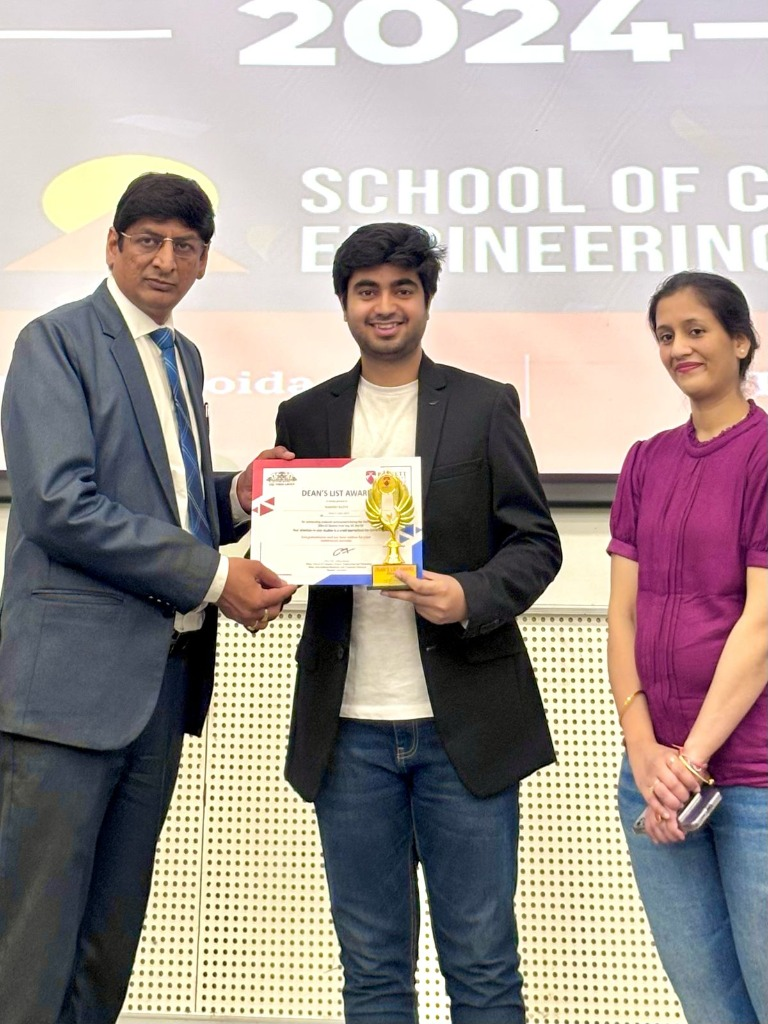
#> input picture real/test_ceremony.jpg, 768 x 1024 px
$ python -i predict.py   (imports and definitions only)   (older library calls are emulated)
#> lines starting #> are read from the running program, lines starting #| are printed output that depends on the picture
import os
import sys
import pickle
from PIL import Image
import numpy as np
import cv2
import pillow_heif

# Register HEIF opener so PIL can open HEIC files
# [1 line not run here, left out]

# Image dimensions
IMG_SIZE = 512

# Precompute radial coordinates
y_coords, x_coords = np.indices((IMG_SIZE, IMG_SIZE))
center_y, center_x = IMG_SIZE // 2, IMG_SIZE // 2
distances = np.sqrt((x_coords - center_x)**2 + (y_coords - center_y)**2)

# Define radial bins (concentric rings from radius 20 to 250)
num_bins = 12
bin_edges = np.linspace(20, 250, num_bins + 1)
radial_masks = []
# [3 lines not run here, left out]

def extract_features(path: str):
    """
    Extracts the identical 123-feature vector as train.py.
    """
#> called with path = '../real/test_ceremony.jpg'
    try:
        img = Image.open(path)
#> img is the input picture: PIL image 768x1024 RGB; mean R, G, B 161.1, 151.5, 147.2
        img = img.resize((IMG_SIZE, IMG_SIZE), Image.Resampling.BILINEAR)
#> img: PIL image 512x512 RGB
        img_np = np.array(img.convert("RGB"))
        gray = cv2.cvtColor(img_np, cv2.COLOR_RGB2GRAY)
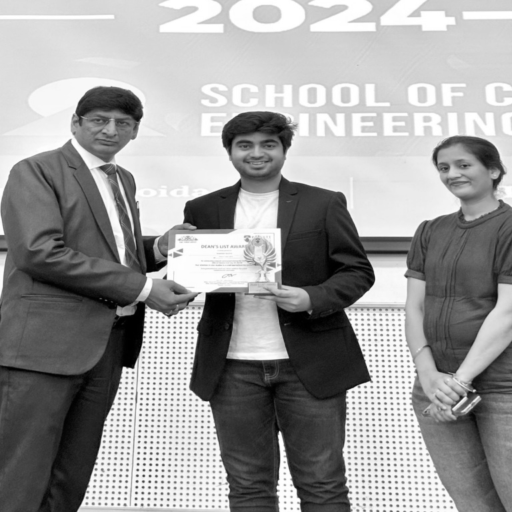
#> gray: shape (512, 512); min 0, max 255, mean 153.9
        hsv = cv2.cvtColor(img_np, cv2.COLOR_RGB2HSV)
#> hsv: shape (512, 512, 3); mean H, S, V 72.2, 56.6, 167.8

        features = []

        # 1. Sharpness & Edge Features
        lap_var = cv2.Laplacian(gray, cv2.CV_64F).var()
#> lap_var = 757.1
        features.append(lap_var)

        sobelx = cv2.Sobel(gray, cv2.CV_64F, 1, 0, ksize=3)
        sobely = cv2.Sobel(gray, cv2.CV_64F, 0, 1, ksize=3)
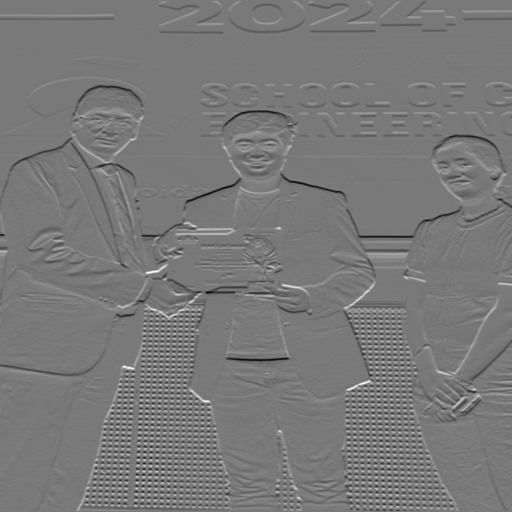
#> sobely: shape (512, 512) float64; min -812, max 894, mean -1.2; drawn with min black and max white
        sobel_mag = np.sqrt(sobelx**2 + sobely**2)
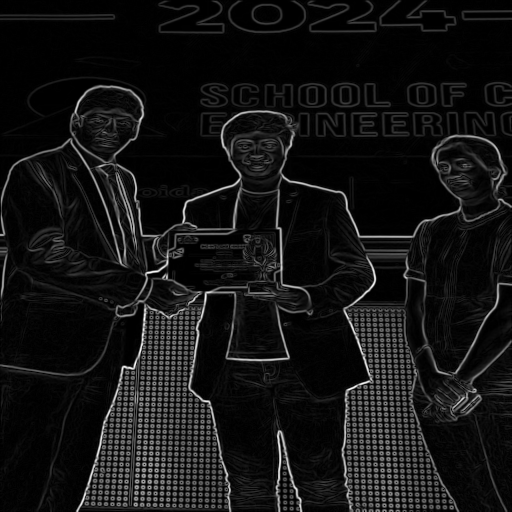
#> sobel_mag: shape (512, 512) float64; min 0, max 913.3, mean 71.2; drawn with min black and max white
        features.extend([np.mean(sobel_mag), np.std(sobel_mag)])

        # 2. Color Statistics
        for c in range(3):
            ch = img_np[:, :, c]
            features.extend([np.mean(ch), np.std(ch), np.percentile(ch, 10), np.percentile(ch, 90)])
#> after the loop, features = [757.1, 71.19, 117.5, 161.1, 86.66, 32, 254, 151.5, 83.98, 35, 248, 147.2, 72.95, 46, 224]

        for c in range(3):
            ch = hsv[:, :, c]
            features.extend([np.mean(ch), np.std(ch)])
#> this loop made 3 passes
#> pass 1, in extract_features, `ch = hsv[:, :, c]`:
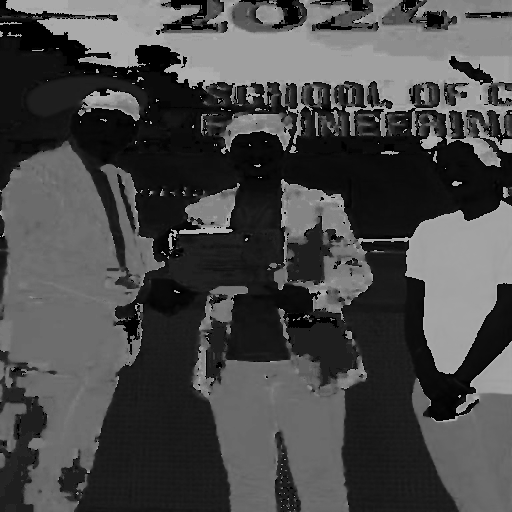
#> ch: shape (512, 512); min 0, max 179, mean 72.2
#> after the loop, features = [757.1, 71.19, 117.5, 161.1, 86.66, 32, 254, 151.5, 83.98, 35, 248, 147.2, 72.95, 46, 224, 72.18, 57.52, 56.62, 53.55, 167.8, 80.02]

        # Color histograms (8 bins per channel in RGB)
        for c in range(3):
            hist, _ = np.histogram(img_np[:, :, c], bins=8, range=(0, 256))
            hist = hist / (IMG_SIZE * IMG_SIZE)
            features.extend(hist)
#> this loop made 3 passes
#> hist on passes 1 to 3: [0.0986, 0.125, 0.0904, 0.062, 0.0479, 0.0439, 0.185, 0.347], [0.0796, 0.169, 0.107, 0.0664, 0.0441, 0.0355, 0.228, 0.27], [0.0557, 0.115, 0.143, 0.126, 0.0651, 0.0468, 0.345, 0.104]
#> after the loop, features = 45 values, max 757.1 at index 0, min 0.0355 at index 34, mean 66.2

        # 3. FFT Frequency Radial Features
        f = np.fft.fft2(gray)
        fshift = np.fft.fftshift(f)
        mag = 20 * np.log(np.abs(fshift) + 1e-8)
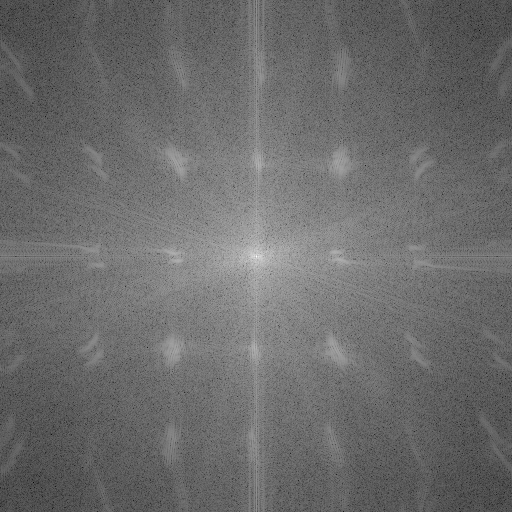
#> mag: shape (512, 512) float64; min 9.19, max 350.3, mean 153.5; drawn with min black and max white

        # High-pass filter via Gaussian blur subtraction
        mag_blur = cv2.GaussianBlur(mag, (21, 21), 0)
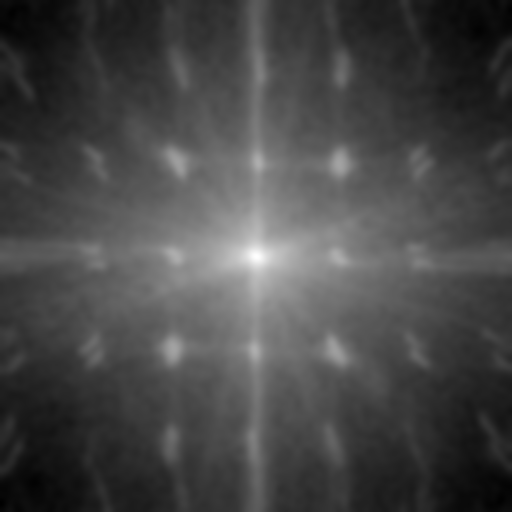
#> mag_blur: shape (512, 512) float64; min 106.5, max 273.6, mean 153.5; drawn with min black and max white
        mag_diff = mag - mag_blur
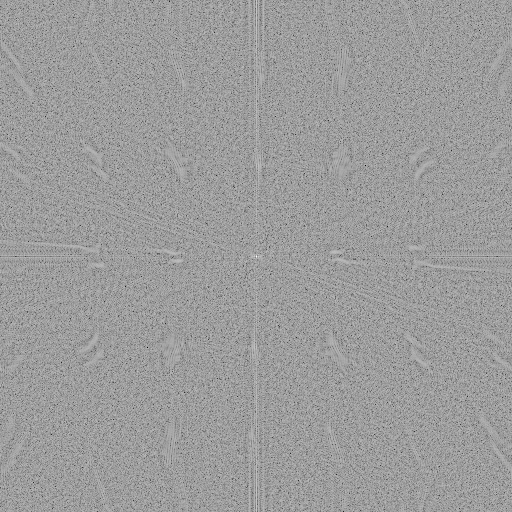
#> mag_diff: shape (512, 512) float64; min -121.9, max 76.65, mean 0; drawn with min black and max white

        # Global FFT magnitude stats
        features.extend([np.mean(mag), np.std(mag), np.max(mag)])
        features.extend([np.mean(mag_diff), np.std(mag_diff), np.max(mag_diff)])

        # Radial statistics
        for mask in radial_masks:
            mag_bin = mag[mask]
            mag_diff_bin = mag_diff[mask]

            if len(mag_bin) > 0:
                features.extend([np.mean(mag_bin), np.std(mag_bin), np.max(mag_bin)])
                features.extend([np.mean(mag_diff_bin), np.std(mag_diff_bin), np.max(mag_diff_bin)])
            else:
                features.extend([0, 0, 0, 0, 0, 0])
#> after the loop, features = 51 values, max 757.1 at index 0, min -0.00187 at index 48, mean 70.58

        return features
    except Exception as e:
        sys.stderr.write(f"Error processing image {path}: {e}\n")
        return None

def predict(image_path: str) -> float:
    # 1. Resolve path to model.pkl (look in script folder, then parent folder)
    script_dir = os.path.dirname(os.path.abspath(__file__))
    model_paths_to_check = [
        os.path.join(script_dir, "model.pkl"),
        os.path.join(script_dir, "..", "model.pkl")
    ]

    loaded_data = None
    for model_path in model_paths_to_check:
        if os.path.exists(model_path):
            try:
                with open(model_path, "rb") as f:
                    loaded_data = pickle.load(f)
                break
            except Exception as e:
                sys.stderr.write(f"Error loading model from {model_path}: {e}\n")

    if loaded_data is None:
        raise FileNotFoundError("Could not find or load model.pkl. Make sure train.py has been run.")

    scaler = loaded_data["scaler"]
    model = loaded_data["model"]

    # 2. Extract features
    features = extract_features(image_path)
    if features is None:
        raise ValueError(f"Failed to extract features from image: {image_path}")

    # 3. Normalize & Predict
    features_scaled = scaler.transform([features])

    # Probability of class 1 (photo of a screen)
    prob = model.predict_proba(features_scaled)[0][1]
    return float(prob)

# [11 lines not run here, left out]

>>> result = extract_features('../real/test_ceremony.jpg')
#> result has the same summary as features in extract_features

$ run again, on real/D208E9D2-212A-4CEB-9DC1-71D657EC079B.JPG
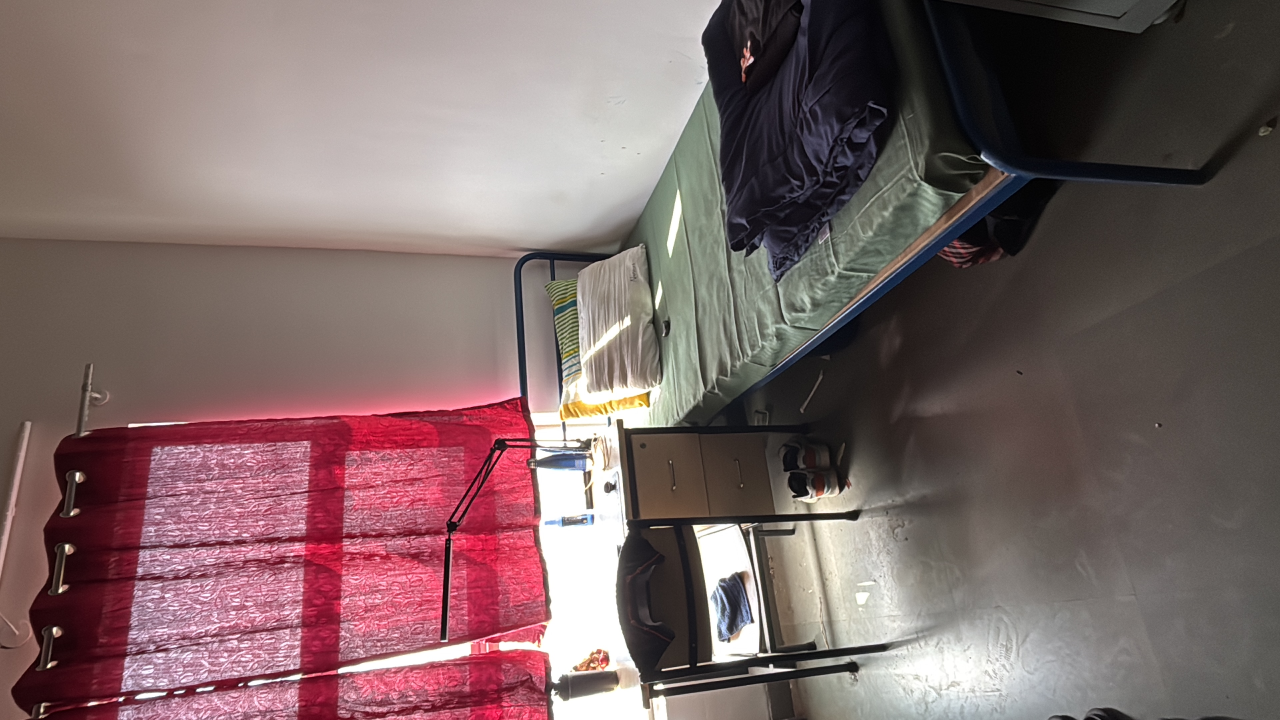
#> input picture real/D208E9D2-212A-4CEB-9DC1-71D657EC079B.JPG, 3840 x 2160 px (shown at 1/3 size)
#> in extract_features, img is the input picture: PIL image 3840x2160 RGB; mean R, G, B 123.8, 103.1, 102.9
#> img: PIL image 512x512 RGB
#> in extract_features, `gray = cv2.cvtColor(img_np, cv2.COLOR_RGB2GRAY)`:
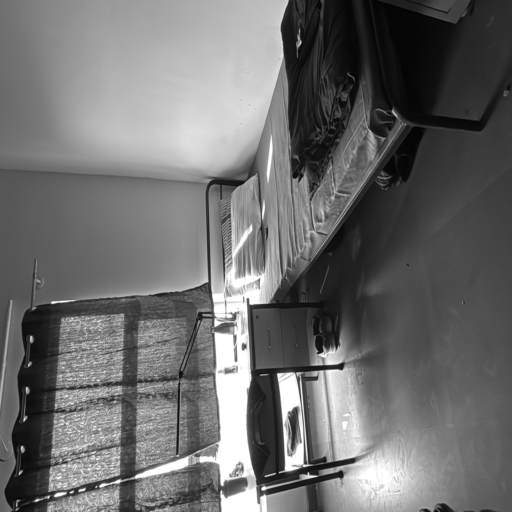
#> gray: shape (512, 512); min 1, max 255, mean 109.2
#> hsv: shape (512, 512, 3); mean H, S, V 53.4, 55.9, 124.9
#> lap_var = 716.3
#> after the loop in extract_features, `for c in range(3):`: features = [716.3, 49.53, 91.53, 123.8, 65.77, 35, 211, 103.1, 62.73, 24, 193, 102.9, 60.89, 29, 192]
#> after the loop in extract_features, `for c in range(3):`: features = [716.3, 49.53, 91.53, 123.8, 65.77, 35, 211, 103.1, 62.73, 24, 193, 102.9, 60.89, 29, 192, 53.43, 65.34, 55.88, 50.83, 124.9, 65.25]
#> the loop in extract_features, `for c in range(3):` made 3 passes
#> hist on passes 1 to 3: [0.0882, 0.133, 0.144, 0.162, 0.149, 0.132, 0.13, 0.0625], [0.141, 0.157, 0.202, 0.176, 0.126, 0.0924, 0.068, 0.0384], [0.114, 0.182, 0.217, 0.171, 0.118, 0.0982, 0.0652, 0.035]
#> after the loop in extract_features, `for c in range(3):`: features = 45 values, max 716.3 at index 0, min 0.035 at index 44, mean 55.09
#> in extract_features, `mag_diff = mag - mag_blur`:
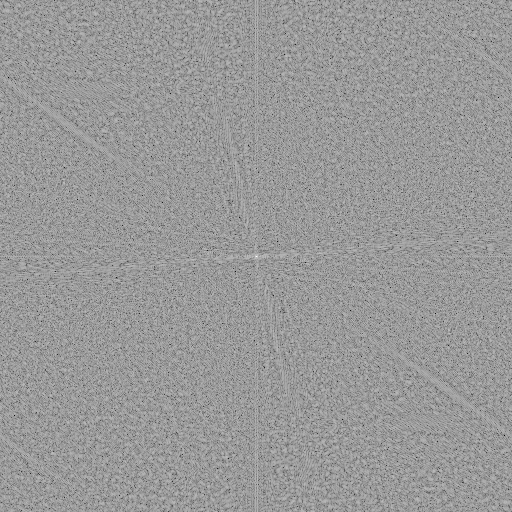
#> mag_diff: shape (512, 512) float64; min -113.7, max 75.34, mean 0; drawn with min black and max white
#> after the loop in extract_features, `for mask in radial_masks:`: features = 51 values, max 716.3 at index 0, min -0.00243 at index 48, mean 60.61
#> result has the same summary as features in extract_features

$ run again, on real/d604bcb6-e398-4168-b8b5-b9eb3b6152c8.JPG
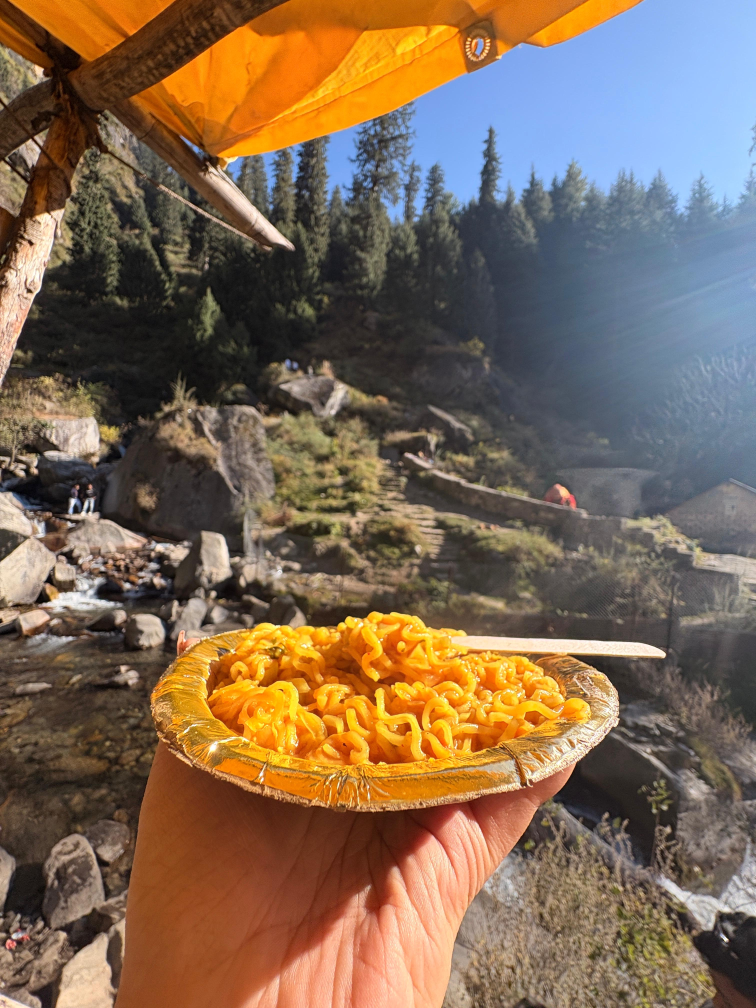
#> input picture real/d604bcb6-e398-4168-b8b5-b9eb3b6152c8.JPG, 3024 x 4032 px (shown at 1/4 size)
#> in extract_features, img is the input picture: PIL image 3024x4032 RGB; mean R, G, B 127.1, 104.9, 84.6
#> img: PIL image 512x512 RGB
#> in extract_features, `gray = cv2.cvtColor(img_np, cv2.COLOR_RGB2GRAY)`:
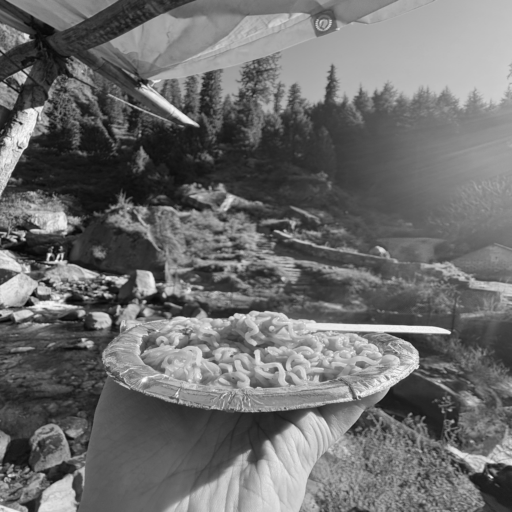
#> gray: shape (512, 512); min 6, max 253, mean 109.2
#> hsv: shape (512, 512, 3); mean H, S, V 40, 103.8, 139.1
#> lap_var = 595.9
#> after the loop in extract_features, `for c in range(3):`: features = [595.9, 73.34, 89.97, 127.1, 66.05, 48, 239, 104.9, 53.36, 38, 183, 84.55, 67.15, 14, 185]
#> after the loop in extract_features, `for c in range(3):`: features = [595.9, 73.34, 89.97, 127.1, 66.05, 48, 239, 104.9, 53.36, 38, 183, 84.55, 67.15, 14, 185, 39.96, 45.16, 103.8, 72.26, 139.1, 72.12]
#> the loop in extract_features, `for c in range(3):` made 3 passes
#> hist on passes 1 to 3: [0.0426, 0.145, 0.187, 0.175, 0.178, 0.077, 0.0606, 0.135], [0.0641, 0.208, 0.207, 0.184, 0.146, 0.12, 0.062, 0.00879], [0.238, 0.24, 0.173, 0.127, 0.0793, 0.0517, 0.0203, 0.0711]
#> after the loop in extract_features, `for c in range(3):`: features = 45 values, max 595.9 at index 0, min 0.00879 at index 36, mean 54.33
#> in extract_features, `mag_diff = mag - mag_blur`:
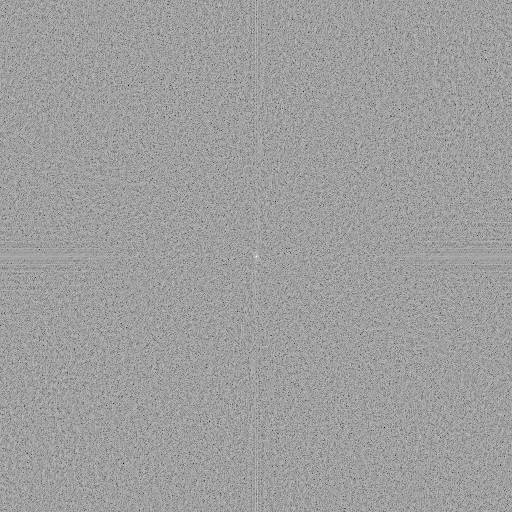
#> mag_diff: shape (512, 512) float64; min -129.2, max 78.42, mean 0; drawn with min black and max white
#> after the loop in extract_features, `for mask in radial_masks:`: features = 51 values, max 595.9 at index 0, min 0.000642 at index 48, mean 60.03
#> result has the same summary as features in extract_features
